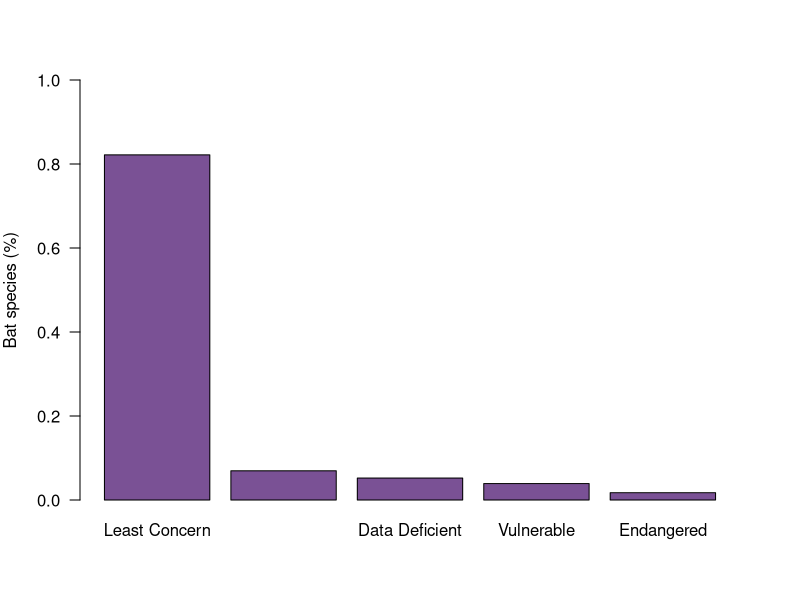

This chart was generated by the following R code:
#Figure 4. IUCN conservation status of the bat species

#Import data IUCN Red List of Threated Species (https://www.iucnredlist.org)
batIUCN<-read.csv("batIUCN.csv", sep=",")
head(batIUCN)

#Import data set
data2<-read.csv("BAT-FLY_INTERACTIONS_Bat_Pop.csv", sep=",")
bats<-unique(data2$CurrentBatSpecies)
cat<-NULL
for (i in 1:length(bats)){
  cat[[i]]<-ifelse(identical(batIUCN$redlistCategory[which(batIUCN$scientificName==bats[i])], character(0))
                   , NA,batIUCN$redlistCategory[which(batIUCN$scientificName==bats[i])]) 
}
cat<-unlist(cat)
batcat<-cbind(bats,cat)

#Plot

png("Figure_4.png", res = 300,
    width = 2500, height = 1500, unit = "px")

par(las=1, mar=c(5, 4, 4, 3))

barplot(sort(table(batcat[,2]), decreasing = T)/sum(table(batcat[,2])),
        horiz=F, ylab="Bat species (%)",
        col="#7a5195", ylim=c(0,1))

dev.off()
